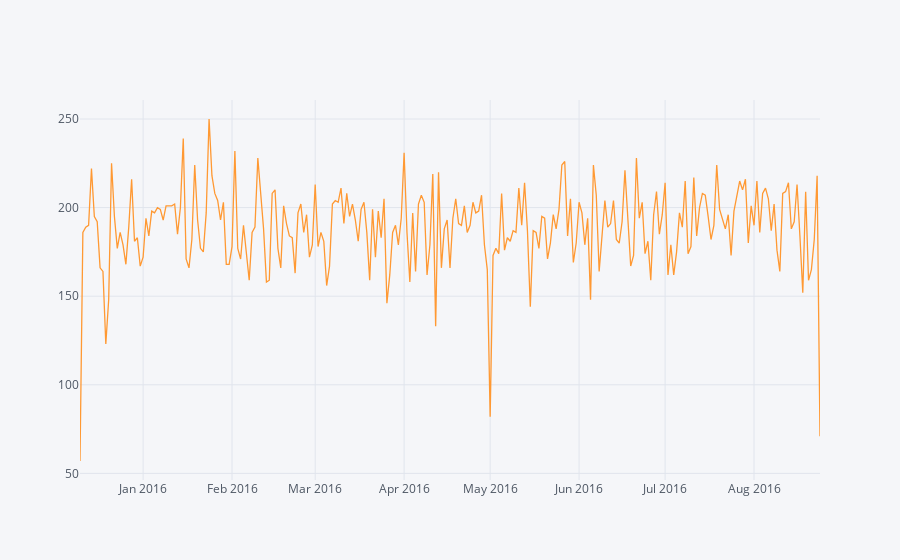

Notebook cell for this chart:
### Code cell
df[df['Reason'] == 'EMS'].groupby('Date').count()['title'].iplot()

### Figure 1 — Plotly figure (JSON) as saved in the notebook; plotly's stock layout.template omitted (floating-point values rounded to 4 significant figures; data arrays with more than 128 entries replaced by an {"elided": "..."} marker saying what was removed)
{"data": [{"line": {"color": "rgba(255, 153, 51, 1.0)", "dash": "solid", "shape": "linear", "width": 1.3}, "mode": "lines", "name": "title", "text": "", "type": "scatter", "x": {"elided": "259 str values"}, "y": {"elided": "259 int values"}}], "layout": {"legend": {"bgcolor": "#F5F6F9", "font": {"color": "#4D5663"}}, "paper_bgcolor": "#F5F6F9", "plot_bgcolor": "#F5F6F9", "title": {"font": {"color": "#4D5663"}}, "xaxis": {"gridcolor": "#E1E5ED", "showgrid": true, "tickfont": {"color": "#4D5663"}, "title": {"font": {"color": "#4D5663"}, "text": ""}, "zerolinecolor": "#E1E5ED"}, "yaxis": {"gridcolor": "#E1E5ED", "showgrid": true, "tickfont": {"color": "#4D5663"}, "title": {"font": {"color": "#4D5663"}, "text": ""}, "zerolinecolor": "#E1E5ED"}}}
